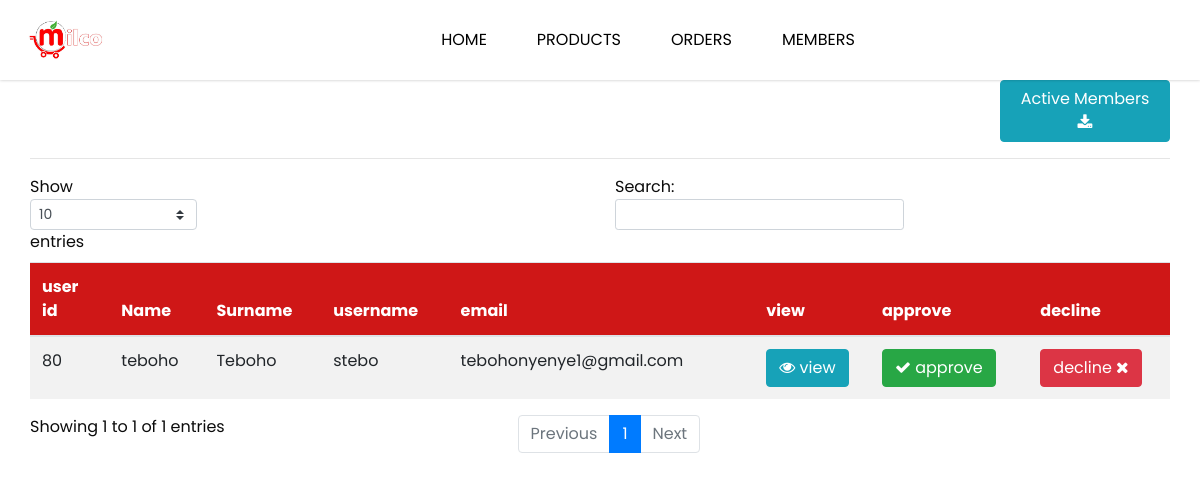
/memberList/ (signed in), run on the app's committed database.
### app/models.py (models this page shows, shortened)
class Member(models.Model):
    user = models.OneToOneField(User, on_delete = models.CASCADE, primary_key = True)
    phone = models.CharField(max_length=20,null=True, blank=True)
    passport_number = models.CharField(max_length=20,null=True, blank=True)
    district = models.CharField(max_length=20,null=True, blank=True)
    village = models.CharField(max_length=20,null=True, blank=True)
    passport = models.ImageField(default='default.jpg',upload_to='passport')
    avatar = models.ImageField(default='default.jpg', upload_to='profile_images')
    beneficiary= models.CharField(max_length=20,null=True, blank=True)
    bank= models.CharField(max_length=30,null=True, blank=True) #length important
    acc_type= models.CharField(max_length=30,null=True, blank=True)
    acc_number= models.CharField(max_length=20,null=True, blank=True)
    branch= models.CharField(max_length=20,null=True, blank=True)
    month_save= models.CharField(max_length=20,null=True, blank=True)
    save_date= models.CharField(max_length=20,null=True, blank=True)
    proof = models.ImageField(default='default.jpg',upload_to='bank')
    active = models.BooleanField(default=False,null=True, blank=True)

class User(AbstractUser):
    is_customer = models.BooleanField(default=False)
    is_employee = models.BooleanField(default=False)
    first_name = models.CharField(max_length=100)
    last_name = models.CharField(max_length=100)
    email = models.CharField(max_length=100)

### app/views.py (the view)
# urls.py: path('memberList/',views.memberList,name="memberListview"),
@login_required(login_url='/alogin', redirect_field_name='')
def memberList(request):
    members = Member.objects.filter(active=False).select_related().all()
    context = {'members':members}
    return render(request,'memberList.html',context)

### app/templates/memberList.html (shortened to what this page needs)
{% load static %}
{% block content %}
<!DOCTYPE html>
<html lang="en">
<head>
  <link rel="stylesheet" type="text/css" href="{% static 'css/bootstrap.css' %}" />
  <link rel="stylesheet" type="text/css" href="https://cdnjs.cloudflare.com/ajax/libs/OwlCarousel2/2.3.4/assets/owl.carousel.min.css" />
  <link href="{% static 'css/font-awesome.min.css' %}" rel="stylesheet" />
  <link href="{% static 'css/style.css' %}" rel="stylesheet" />
  <link href="{% static 'css/responsive.css' %}" rel="stylesheet" />
</head>
<body class="sub_page">
  <div class="hero_area">
    <header class="header_section">
      <div class="container-fluid">
        <nav class="navbar navbar-expand-lg custom_nav-container ">
          <a class="navbar-brand" href="{% url 'home'%}">
            <span>
              <img src="{% static 'images/logo.png' %}" alt="" style="width: 80px; height: 40px;">
            </span>
          </a>
          <div class="collapse navbar-collapse" id="navbarSupportedContent">
            <ul class="navbar-nav">
              <li class="nav-item">
                <a class="nav-link" href="{% url 'admin-up'%}">Home </a>
              </li>
              <li class="nav-item">
                <a class="nav-link" href="{% url 'aproductsView' %}">Products</a>
              </li>
              <li class="nav-item">
                <a class="nav-link" href="{% url 'aorders' %}">orders</a>
              </li>
              <li class="nav-item">
                <a class="nav-link" href="{% url 'memberListview' %}">Members</a>
              </li>
            </ul>
          </div>
        </nav>
      </div>
    </header>
  </div>
<div class="container">
  <td><button class="btn btn-info" style="margin-left: 970px ;" id="approve" ><a href="{% url  'export_users_csv' %}" style="color: #fff;" >Active Members <i class="fa fa-download" aria-hidden="true"></i></a></button></td>
  <hr>
  <table id="dtBasicExample" class="table table-striped " cellspacing="0" width="100%">
    <thead>
      <tr class="table-title" style="background: #cf1717 !important; color: #fff; border-radius: 3px 3px 0 0; border:none; margin: -20px -25px 10px;">
        <th class="th-sm">user id
        </th>
        <th class="th-sm">Name
        </th>
        <th class="th-sm">Surname
        </th>
        <th class="th-sm">username
        </th>
        <th class="th-sm">email
        </th>
        <th class="th-sm">view
        </th>
        <th class="th-sm">approve
        </th>
        <th class="th-sm">decline
        </th>
      </tr>
    </thead>
    <tbody>
        {% for member in members %}
      <tr>
        <td>{{member.user.id}}</td>
        <td>{{member.user.first_name}}</td>
        <td>{{member.user.last_name}}</td>
        <td>{{member.user.username}}</td>
        <td>{{member.user.email}}</td>
        <td><button type="Button" class="btn btn-info" data-toggle="modal" data-target="#exampleModal{{member.user.id}}"><i class="fa fa-eye" aria-hidden="true"></i> view</button></td>
        <td><button class="btn btn-success" id="approve" ><a href="{% url 'activate' member.user.id %}" style="color: #fff;" ><i class="fa fa-check" aria-hidden="true"></i> approve</a></button></td>
        <td><button class="btn btn-danger" id="approve" ><a href="{% url 'decline' member.user.id %}" style="color: #fff;" >decline <i class="fa fa-times" aria-hidden="true"></i></a></button></td>
      </tr>
      {% endfor %}
  </table>
</div>
</body>
{% endblock content %}

### static/css/style.css (style rules this page uses)
body { font-family: "Poppins", sans-serif; color: #0c0c0c; background-color: #ffffff; overflow-x: hidden; }
a, a:hover, a:focus { text-decoration: none; }
.btn, .btn:focus { outline: none !important; -webkit-box-shadow: none; box-shadow: none; }
.hero_area { position: relative; min-height: 100vh; display: -webkit-box; display: -ms-flexbox; display: flex; -webkit-box-orient: vertical; -webkit-box-direction: normal; -ms-flex-direction: column; flex-direction: column; padding-left: 45px; }
.hero_area .container-fluid { padding-left: 25px; padding-right: 25px; }
.sub_page .hero_area { min-height: auto; border-radius: 0 0 45px 0; padding-left: 0; }
.sub_page .header_section { -webkit-box-shadow: 0 0 3px 0 rgba(0, 0, 0, 0.25); box-shadow: 0 0 3px 0 rgba(0, 0, 0, 0.25); }
.header_section { padding: 15px 0; }
.header_section .container-fluid { padding-right: 25px; padding-left: 25px; }
.navbar-brand span { font-weight: bold; color: #000000; font-size: 24px; }
.custom_nav-container { padding: 0; }
.custom_nav-container .navbar-nav { margin: auto; }
.custom_nav-container .navbar-nav .nav-item .nav-link { padding: 5px 25px; color: #000000; text-align: center; text-transform: uppercase; border-radius: 5px; -webkit-transition: all 0.3s; transition: all 0.3s; }

### static/css/responsive.css (style rules this page uses)
@media (min-width: 1200px) { .container { max-width: 1170px; } }

### data on the page
Member: user.id "80", user.first_name "teboho", user.last_name "Teboho", user.username "stebo", user.email "tebohonyenye1@gmail.com"
